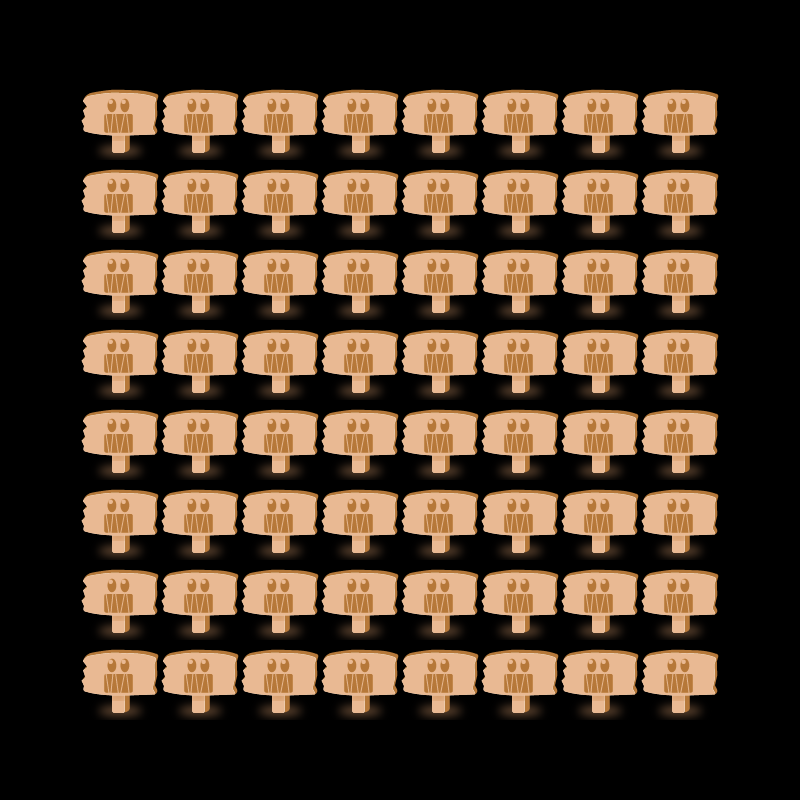

Rendered tile map (Tiled .tmx) drawn with the repository's tilesets; below, a short description and the map source with its tile grids summarised:
An orthogonal 10x10 tile map with 80x80 px tiles, 1 tile layer (gamelayer).

<map version="1.0" orientation="orthogonal" width="10" height="10" tilewidth="80" tileheight="80">
 <tileset firstgid="1" name="LevelBlock" tilewidth="80" tileheight="80">
  <image source="LevelBlock.png" width="320" height="240" />
 </tileset>
 <layer name="gamelayer" width="10" height="10">
  <data>[100 cells, 64 non-empty, 1 distinct tile ids]</data>
 </layer>
</map>
